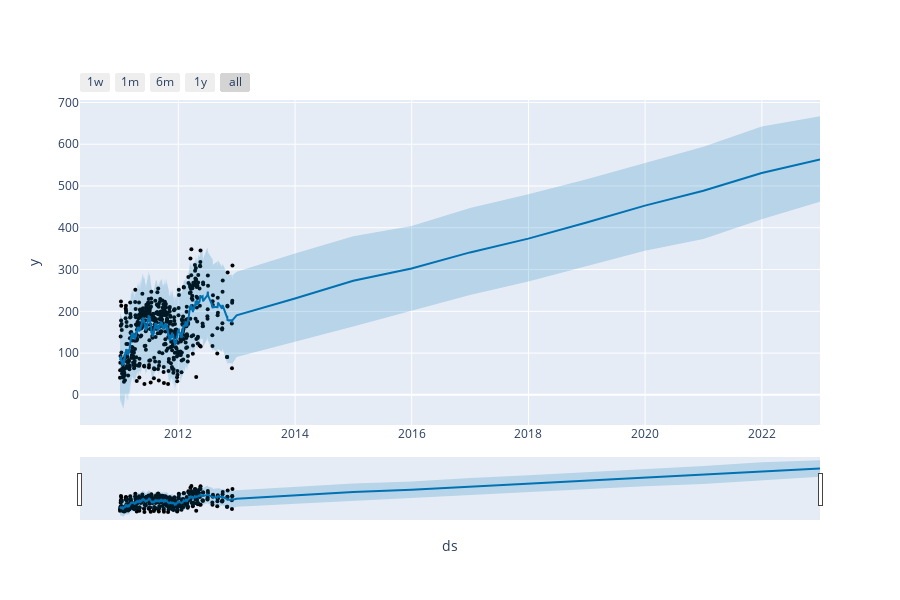

Notebook code cell kept with this figure:
### Code cell
forecast = regresion.predict(tuned_forecast)
plot_plotly(regresion,forecast)

### Figure 1 — Plotly figure (JSON) as saved in the notebook; plotly's stock layout.template omitted (floating-point values rounded to 4 significant figures; data arrays with more than 128 entries replaced by an {"elided": "..."} marker saying what was removed)
{"data": [{"marker": {"color": "black", "size": 4}, "mode": "markers", "name": "Actual", "type": "scatter", "x": {"elided": "506 str values"}, "y": {"elided": "506 float values"}}, {"hoverinfo": "skip", "line": {"width": 0}, "mode": "lines", "type": "scatter", "x": {"elided": "517 str values"}, "y": {"elided": "517 float values"}}, {"fill": "tonexty", "fillcolor": "rgba(0, 114, 178, 0.2)", "line": {"color": "#0072B2", "width": 2}, "mode": "lines", "name": "Predicted", "type": "scatter", "x": {"elided": "517 str values"}, "y": {"elided": "517 float values"}}, {"fill": "tonexty", "fillcolor": "rgba(0, 114, 178, 0.2)", "hoverinfo": "skip", "line": {"width": 0}, "mode": "lines", "type": "scatter", "x": {"elided": "517 str values"}, "y": {"elided": "517 float values"}}], "layout": {"height": 600, "showlegend": false, "width": 900, "xaxis": {"rangeselector": {"buttons": [{"count": 7, "label": "1w", "step": "day", "stepmode": "backward"}, {"count": 1, "label": "1m", "step": "month", "stepmode": "backward"}, {"count": 6, "label": "6m", "step": "month", "stepmode": "backward"}, {"count": 1, "label": "1y", "step": "year", "stepmode": "backward"}, {"step": "all"}]}, "rangeslider": {"visible": true}, "title": {"text": "ds"}, "type": "date"}, "yaxis": {"title": {"text": "y"}}}}
